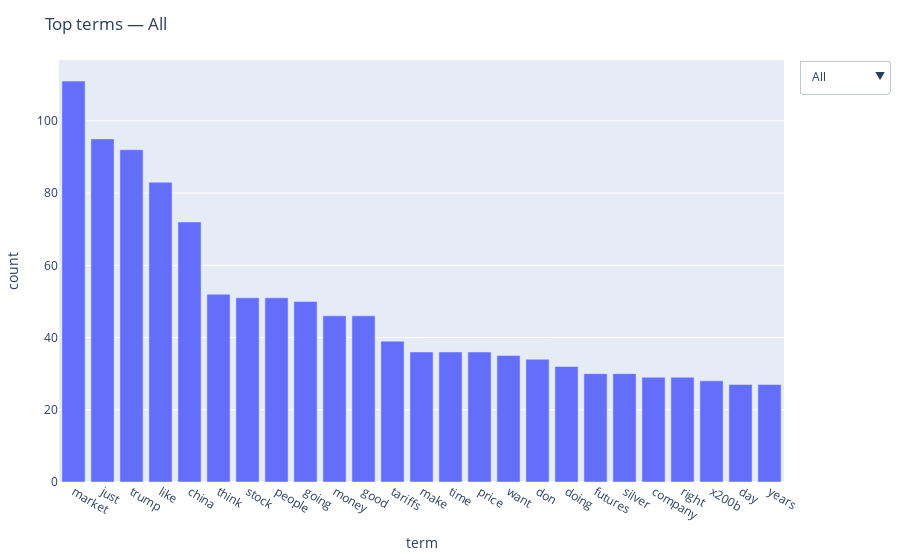

Source (notebook cell):
### Markdown cell above
The term-document matrix for Reddit posts is extremely sparse (98% zeros). Each post only uses a small fraction of the vocabulary. This highlights the need for sparse matrix formats and motivates later steps such as TF-IDF or dimensionality reduction.

### Code cell
# EX12 — interactive word-frequency viz (Plotly)

import numpy as np, pandas as pd
from sklearn.feature_extraction.text import CountVectorizer
import plotly.graph_objects as go

assert "df" in globals() and "text_col" in globals() and "label_col" in globals(), "Run PRE-EX1 first."

# ensure label names
if "label_name" not in df.columns:
    df[label_col] = pd.to_numeric(df[label_col], errors="coerce")
    df["label_name"] = df[label_col].map({-1.0:"negative", 0.0:"neutral", 1.0:"positive"})

# fit vocab on all texts
vectorizer = CountVectorizer(stop_words="english", max_features=5000, min_df=2)
X = vectorizer.fit_transform(df[text_col].astype(str))
terms = np.array(vectorizer.get_feature_names_out())

def topk_counts(mask=None, k=25):
    """Return top-k term counts; mask can be None / pandas Series / list / np array."""
    Xm = X
    if mask is not None:
        m = np.asarray(mask, dtype=bool)           # <-- convert Series -> numpy bool array
        if m.shape[0] != X.shape[0]:
            raise ValueError("Mask length does not match number of documents.")
        if m.any():
            Xm = X[m]
        else:
            return pd.DataFrame({"term": [], "count": []})
    counts = np.asarray(Xm.sum(axis=0)).ravel()
    if counts.sum() == 0:
        return pd.DataFrame({"term": [], "count": []})
    k = min(k, (counts > 0).sum())
    idx = np.argpartition(-counts, kth=max(k-1, 0))[:k]
    idx = idx[np.argsort(-counts[idx])]
    return pd.DataFrame({"term": terms[idx], "count": counts[idx]})

groups = {
    "All":      topk_counts(None, k=25),
    "positive": topk_counts(df[label_col].to_numpy() == 1.0, k=25),
    "neutral":  topk_counts(df[label_col].to_numpy() == 0.0, k=25),
    "negative": topk_counts(df[label_col].to_numpy() == -1.0, k=25),
}

# build figure with dropdown
fig = go.Figure()
first = "All"
fig.add_bar(x=groups[first]["term"], y=groups[first]["count"], name=first)

buttons = []
for name, data in groups.items():
    buttons.append(dict(
        label=name.capitalize(),
        method="update",
        args=[{"x":[data["term"]], "y":[data["count"]], "type":"bar"},
              {"title": f"Top terms — {name}"}]
    ))

fig.update_layout(
    title=f"Top terms — {first}",
    xaxis_title="term",
    yaxis_title="count",
    updatemenus=[dict(type="dropdown", x=1.02, y=1, xanchor="left", buttons=buttons)],
    margin=dict(l=40,r=20,t=60,b=40),
)

fig.show()

### Figure 1 — Plotly figure (JSON) as saved in the notebook; plotly's stock layout.template omitted (floating-point values rounded to 4 significant figures)
{"data": [{"name": "All", "type": "bar", "x": ["market", "just", "trump", "like", "china", "think", "stock", "people", "going", "money", "good", "tariffs", "make", "time", "price", "want", "don", "doing", "futures", "silver", "company", "right", "x200b", "day", "years"], "y": [111, 95, 92, 83, 72, 52, 51, 51, 50, 46, 46, 39, 36, 36, 36, 35, 34, 32, 30, 30, 29, 29, 28, 27, 27]}], "layout": {"margin": {"b": 40, "l": 40, "r": 20, "t": 60}, "title": {"text": "Top terms — All"}, "updatemenus": [{"buttons": [{"args": [{"type": "bar", "x": [["market", "just", "trump", "like", "china", "think", "stock", "people", "going", "money", "good", "tariffs", "make", "time", "price", "want", "don", "doing", "futures", "silver", "company", "right", "x200b", "day", "years"]], "y": [[111, 95, 92, 83, 72, 52, 51, 51, 50, 46, 46, 39, 36, 36, 36, 35, 34, 32, 30, 30, 29, 29, 28, 27, 27]]}, {"title": "Top terms — All"}], "label": "All", "method": "update"}, {"args": [{"type": "bar", "x": [["just", "good", "technology", "time", "think", "lithium", "going", "like", "silver", "doing", "market", "trump", "analysis", "potential", "long", "electric", "economy", "way", "tariffs", "data", "real", "dividend", "systems", "group", "better"]], "y": [[16, 14, 12, 9, 9, 9, 9, 9, 9, 9, 9, 8, 7, 7, 6, 6, 6, 6, 6, 6, 6, 5, 5, 5, 5]]}, {"title": "Top terms — positive"}], "label": "Positive", "method": "update"}, {"args": [{"type": "bar", "x": [["market", "like", "stock", "just", "futures", "price", "x200b", "trump", "china", "company", "want", "stockbuyvest", "com", "people", "money", "stocks", "good", "think", "year", "today", "does", "did", "going", "10", "don"]], "y": [[75, 46, 41, 36, 29, 29, 25, 24, 23, 22, 22, 21, 21, 20, 20, 19, 18, 18, 18, 17, 17, 17, 17, 16, 15]]}, {"title": "Top terms — neutral"}], "label": "Neutral", "method": "update"}, {"args": [{"type": "bar", "x": [["trump", "china", "just", "like", "people", "market", "think", "going", "money", "make", "economy", "tariffs", "doing", "doesn", "trade", "don", "fuck", "good", "really", "world", "time", "american", "xi", "point", "wants"]], "y": [[60, 46, 43, 28, 28, 27, 25, 24, 22, 21, 19, 19, 17, 16, 16, 16, 16, 14, 14, 14, 14, 13, 13, 13, 13]]}, {"title": "Top terms — negative"}], "label": "Negative", "method": "update"}], "type": "dropdown", "x": 1.02, "xanchor": "left", "y": 1}], "xaxis": {"title": {"text": "term"}}, "yaxis": {"title": {"text": "count"}}}}
